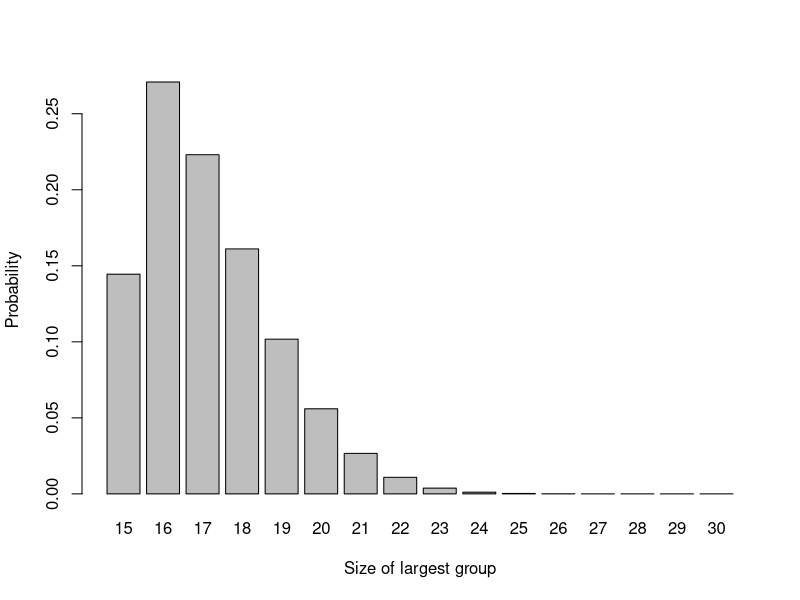
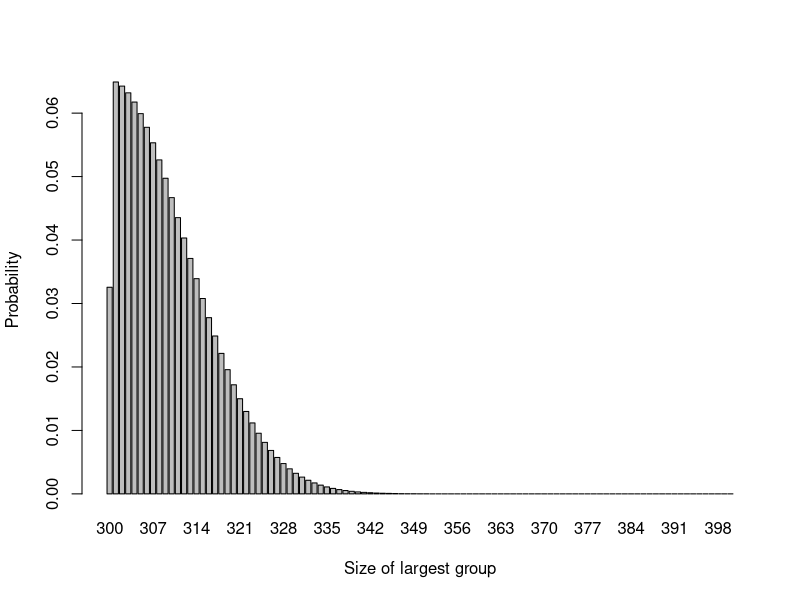

These charts were generated, in order, by the following R code: (Note: this script raises an error after producing the figures.)
## ---- chunk 1
n = 15
rvec = 15:30
pvec = sapply(
  1:length(rvec),
  function(i){
    if(rvec[i]==n){
      choose(2*n, rvec[i])* 0.5^(2*n)
    } else {
      2*choose(2*n, rvec[i])* 0.5^(2*n)  
    }
  }
  
) 
df1 = data.frame(r=rvec, p=pvec)
barplot(p~r, data=df1, xlab = "Size of largest group", ylab = "Probability")
## ---- chunk 2
n = 300
rvec = 300:400
pvec = sapply(
  1:length(rvec),
  function(i){
    if(rvec[i]==n){
      choose(2*n, rvec[i])* 0.5^(2*n)
    } else {
      2*choose(2*n, rvec[i])* 0.5^(2*n)  
    }
  }
  
) 
df1 = data.frame(r=rvec, p=pvec)
barplot(p~r, data=df1, xlab = "Size of largest group", ylab = "Probability")
prob_400 = 1 - sum(df1$p[df1$r<=400])
# prob_400
## ---- chunk 3
powerfun = function(n,m){
  sqrt_term= sqrt((n*m/30))
  pnorm(sqrt_term-qnorm(0.975))
}
# powerfun(15,15)
# powerfun(20,10)
# powerfun(6,24)
## ---- chunk 4

biased.coin = function(
  n,     # how many allocations to do
  p,      # the probability P as above
  seed = 60003
){
  set.seed(seed)
  abs_Dn = c(1)     # the first imbalance has to be one
  
  for (i in 2:n){
    if (abs_Dn[i-1] == 0){
      abs_Dn[i] = 1 
    } else {
      abs_Dn[i] = sample(c(abs_Dn[i-1]-1, abs_Dn[i-1]+1), size = 1, prob = c(p, 1-p))
    }
  }
  Dn_df = data.frame(
    ID = 1:n,
    abs_Dn = abs_Dn
  )
  Dn_df
}

abs_50_23a = biased.coin(n=50, p=0.667)
plot1 = ggplot(data=abs_50_23a, aes(x=ID, y=abs_Dn)) + 
  geom_line() + geom_point(col=2) + 
  xlab("Participant ID") + ylab("Absolute Imbalance") +
  ylim(0, 8) + theme_bw()

abs_50_23b = biased.coin(n=50, p=0.667, seed = 2863727)
plot2 = ggplot(data=abs_50_23b, aes(x=ID, y=abs_Dn)) + geom_line() + geom_point(col=2) + xlab("Participant ID") + ylab("Absolute Imbalance")+
  ylim(0, 8) + theme_bw()

abs_50_23c = biased.coin(n=50, p=0.667, seed = 2313467)
plot3 = ggplot(data=abs_50_23c, aes(x=ID, y=abs_Dn)) + geom_line() + geom_point(col=2) + xlab("Participant ID") + ylab("Absolute Imbalance")+
  ylim(0, 8) + theme_bw()

abs_50_23d = biased.coin(n=50, p=0.667, seed = 2682144)
plot4 = ggplot(data=abs_50_23d, aes(x=ID, y=abs_Dn)) + geom_line() + geom_point(col=2) + xlab("Participant ID") + ylab("Absolute Imbalance")+
  ylim(0, 8) + theme_bw()


grid.arrange(plot1, plot2, plot3, plot4, nrow=2)

## ---- chunk 5
abs_50_55a = biased.coin(n=50, p=0.55)
plot1 = ggplot(data=abs_50_55a, aes(x=ID, y=abs_Dn)) + geom_line() + geom_point(col=2) + xlab("Participant ID") + ylab("Absolute Imbalance") +
  ylim(0, 18) + theme_bw()

abs_50_55b = biased.coin(n=50, p=0.55, seed = 2863727)
plot2 = ggplot(data=abs_50_55b, aes(x=ID, y=abs_Dn)) + geom_line() + geom_point(col=2) + xlab("Participant ID") + ylab("Absolute Imbalance") +
  ylim(0, 18) + theme_bw()

abs_50_55c = biased.coin(n=50, p=0.55, seed = 2313467)
plot3 = ggplot(data=abs_50_55c, aes(x=ID, y=abs_Dn)) + geom_line() + geom_point(col=2) + xlab("Participant ID") + ylab("Absolute Imbalance") +
  ylim(0, 18) + theme_bw()

abs_50_55d = biased.coin(n=50, p=0.55, seed = 2682144)
plot4 = ggplot(data=abs_50_55d, aes(x=ID, y=abs_Dn)) + geom_line() + geom_point(col=2) + xlab("Participant ID") + ylab("Absolute Imbalance") +
  ylim(0, 18) + theme_bw()


grid.arrange(plot1, plot2, plot3, plot4, nrow=2)

## ---- chunk 6
abs_50_9a = biased.coin(n=50, p=0.9)
plot1 = ggplot(data=abs_50_9a, aes(x=ID, y=abs_Dn)) + geom_line() + geom_point(col=2) + xlab("Participant ID") + ylab("Absolute Imbalance") +
  ylim(0, 4)  + theme_bw()

abs_50_9b = biased.coin(n=50, p=0.9, seed = 2863727)
plot2 = ggplot(data=abs_50_9b, aes(x=ID, y=abs_Dn)) + geom_line() + geom_point(col=2) + xlab("Participant ID") + ylab("Absolute Imbalance") +
  ylim(0, 4)  + theme_bw()

abs_50_9c = biased.coin(n=50, p=0.9, seed = 2313467)
plot3 = ggplot(data=abs_50_9c, aes(x=ID, y=abs_Dn)) + geom_line() + geom_point(col=2) + xlab("Participant ID") + ylab("Absolute Imbalance") +
  ylim(0, 4)  + theme_bw()

abs_50_9d = biased.coin(n=50, p=0.9, seed = 2682144)
plot4 = ggplot(data=abs_50_9d, aes(x=ID, y=abs_Dn)) + geom_line() + geom_point(col=2) + xlab("Participant ID") + ylab("Absolute Imbalance") +
  ylim(0, 4)  + theme_bw()


grid.arrange(plot1, plot2, plot3, plot4, nrow=2)
## ---- chunk 7
urn = function(r,s,N, seed = 60003){
  Dn = c(1)    # the first imbalance has to be one
  for (n in 2:N){
    p_inc = 0.5 - (Dn[n-1]*s)/(2*(2*r+(n-1)*s))
    p_dec = 0.5 + (Dn[n-1]*s)/(2*(2*r+(n-1)*s))
    if (Dn[n-1]==0){
      Dn[n] = 1
    } else {
      Dn[n] = sample(
        c(Dn[n-1]+1, Dn[n-1]-1), 
        size=1, 
        prob = c(p_inc, p_dec))
    }
    
  }
  Dn_df = data.frame(ID = 1:N, Dn = Dn)
  Dn_df
}

## ---- chunk 8

urn1 = urn(1,1,50)
urn2 = urn(1,1,50, seed = 6004)
urn3 = urn(1,1,50, seed = 5678)
urn4 = urn(1,1,50, seed = 431)

plot1 = ggplot(data=urn1, aes(x=ID, y=Dn)) + geom_line() +
  geom_point(col=2) + xlab("Participant ID") + 
  ylab("Absolute Imbalance") +ylim(0,10) + theme_bw()
plot2 = ggplot(data=urn2, aes(x=ID, y=Dn)) + geom_line() +
  geom_point(col=2) + xlab("Participant ID") + 
  ylab("Absolute Imbalance")+ylim(0,10) + theme_bw()
plot3 = ggplot(data=urn3, aes(x=ID, y=Dn)) + geom_line() +
  geom_point(col=2) + xlab("Participant ID") + 
  ylab("Absolute Imbalance")+ylim(0,10) + theme_bw()
plot4 = ggplot(data=urn4, aes(x=ID, y=Dn)) + geom_line() +
  geom_point(col=2) + xlab("Participant ID") + 
  ylab("Absolute Imbalance")+ylim(0,10) + theme_bw()

grid.arrange(plot1, plot2, plot3, plot4, nrow=2)


## ---- chunk 9

urn1 = urn(1,8,50)
urn2 = urn(1,8,50, seed = 6004)
urn3 = urn(1,8,50, seed = 5678)
urn4 = urn(1,8,50, seed = 431)

plot1 = ggplot(data=urn1, aes(x=ID, y=Dn)) + geom_line() +
  geom_point(col=2) + xlab("Participant ID") + 
  ylab("Absolute Imbalance")+ylim(0,15) + theme_bw()
plot2 = ggplot(data=urn2, aes(x=ID, y=Dn)) + geom_line() +
  geom_point(col=2) + xlab("Participant ID") + 
  ylab("Absolute Imbalance")+ylim(0,15) + theme_bw()
plot3 = ggplot(data=urn3, aes(x=ID, y=Dn)) + geom_line() +
  geom_point(col=2) + xlab("Participant ID") + 
  ylab("Absolute Imbalance")+ylim(0,15) + theme_bw()
plot4 = ggplot(data=urn4, aes(x=ID, y=Dn)) + geom_line() +
  geom_point(col=2) + xlab("Participant ID") + 
  ylab("Absolute Imbalance")+ylim(0,15) + theme_bw()

grid.arrange(plot1, plot2, plot3, plot4, nrow=2)


## ---- chunk 10

urn1 = urn(8,1,50)
urn2 = urn(8,1,50, seed = 6004)
urn3 = urn(8,1,50, seed = 5678)
urn4 = urn(8,1,50, seed = 431)

plot1 = ggplot(data=urn1, aes(x=ID, y=Dn)) + geom_line() +
  geom_point(col=2) + xlab("Participant ID") + 
  ylab("Absolute Imbalance")+ylim(0,8) + theme_bw()
plot2 = ggplot(data=urn2, aes(x=ID, y=Dn)) + geom_line() +
  geom_point(col=2) + xlab("Participant ID") + 
  ylab("Absolute Imbalance")+ylim(0,8) + theme_bw()
plot3 = ggplot(data=urn3, aes(x=ID, y=Dn)) + geom_line() +
  geom_point(col=2) + xlab("Participant ID") + 
  ylab("Absolute Imbalance")+ylim(0,8) + theme_bw()
plot4 = ggplot(data=urn4, aes(x=ID, y=Dn)) + geom_line() +
  geom_point(col=2) + xlab("Participant ID") + 
  ylab("Absolute Imbalance")+ylim(0,8) + theme_bw()

grid.arrange(plot1, plot2, plot3, plot4, nrow=2)


## ---- chunk 11
df_strat = data.frame(
  Male = c("ABAB BBAA ...", "BAAB AABB ...",  "ABAB ABBA ..."),
  Female = c("ABBA BBAA ...", "BABA BAAB ...", "ABBA BAAB ..."))
row.names(df_strat) = c("50-65", "66-80", "81 and over")
knitr::kable(df_strat)%>%kableExtra::column_spec(1, bold = TRUE)
## ---- chunk 12

output <- 
  matrix(c(
    3,4,4,4,
    1,2,6,6,
    4,2,4,5,
    4,3,5,3), 
         ncol = 2, byrow = TRUE)

df_out = data.frame(output)
names(df_out) = c("Mustine (A)", "Talc (B)")
df_out$level = c(paste0("1. 50 or younger"), "2. >50",
                       "1. I or II", "2. III or IV",
                       paste0("1. 30 months or less"),
                       "2. >30 months",
                       "1. Pre", "2. Post")
df_out$factor = c("Age", "Age", "Stage", "Stage", "Time interval", "Time interval", "Menopausal status", "Menopausal status")

df_out = df_out[,c(4,3,1,2)]

knitr::kable(df_out, caption = "Allocations of first 15 patients, divided by diagnostic factor")%>%kableExtra::column_spec(1, bold = TRUE)

## ---- chunk 13
include_graphics("images/licorice.jpg")
## ---- chunk 14
set.seed(6063)
control_df = data.frame(
  id = 1:100,
  Gender = as.factor(c(rep("Female",50), rep("Male",50))),
  Age = sort(rnorm(100, mean=50, sd=10))
)

intervention_df = data.frame(
  id = 1:100,
  Gender = as.factor(c(rep("Male",50), rep("Female",50))),
  Age = sort(rnorm(100, mean=50, sd=10))
)

mean_male_cont = round(mean(control_df$Age[control_df$Gender == "Male"]),2)
mean_male_int = round(mean(intervention_df$Age[intervention_df$Gender == "Male"]),2)
mean_female_cont = round(mean(control_df$Age[control_df$Gender == "Female"]),2)
mean_female_int = round(mean(intervention_df$Age[intervention_df$Gender == "Female"]),2)

sd_male_cont = round(sd(control_df$Age[control_df$Gender == "Male"]),2)
sd_male_int = round(sd(intervention_df$Age[intervention_df$Gender == "Male"]),2)
sd_female_cont = round(sd(control_df$Age[control_df$Gender == "Female"]),2)
sd_female_int = round(sd(intervention_df$Age[intervention_df$Gender == "Female"]),2)


df = data.frame(
  Male = c(
    sprintf("%s (%s)", mean_male_cont, sd_male_cont), 
    sprintf("%s (%s)", mean_male_int, sd_male_int)),
  Female = c(
    sprintf("%s (%s)", mean_female_cont, sd_female_cont), 
    sprintf("%s (%s)", mean_female_int, sd_female_int))
)
row.names(df) = c("Control", "Intervention")

knitr::kable(df)%>%kableExtra::column_spec(1, bold = TRUE)

## ---- chunk 15


plot_control  = ggplot(data=control_df, aes(x=Age, fill=Gender)) + 
  geom_histogram(position = "dodge") + ggtitle("Control group") +
  theme(legend.position="bottom")
plot_intervention  = ggplot(data=intervention_df, aes(x=Age, fill=Gender)) +
  geom_histogram(position = "dodge") + ggtitle("Intervention group") +
  theme(legend.position="bottom")

grid.arrange(plot_control, plot_intervention, nrow=1)
